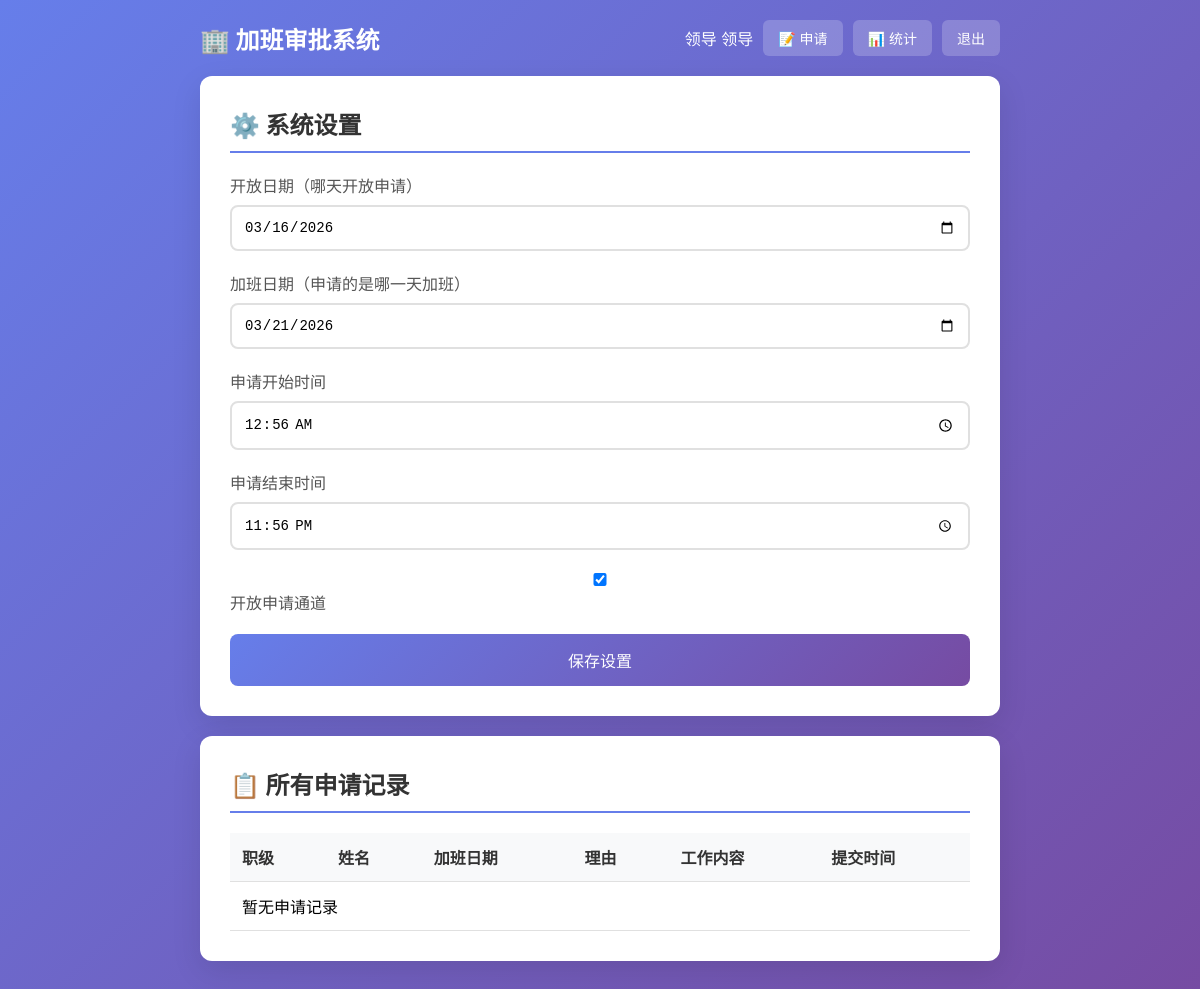
Page /admin (signed in) on the earlier database version.
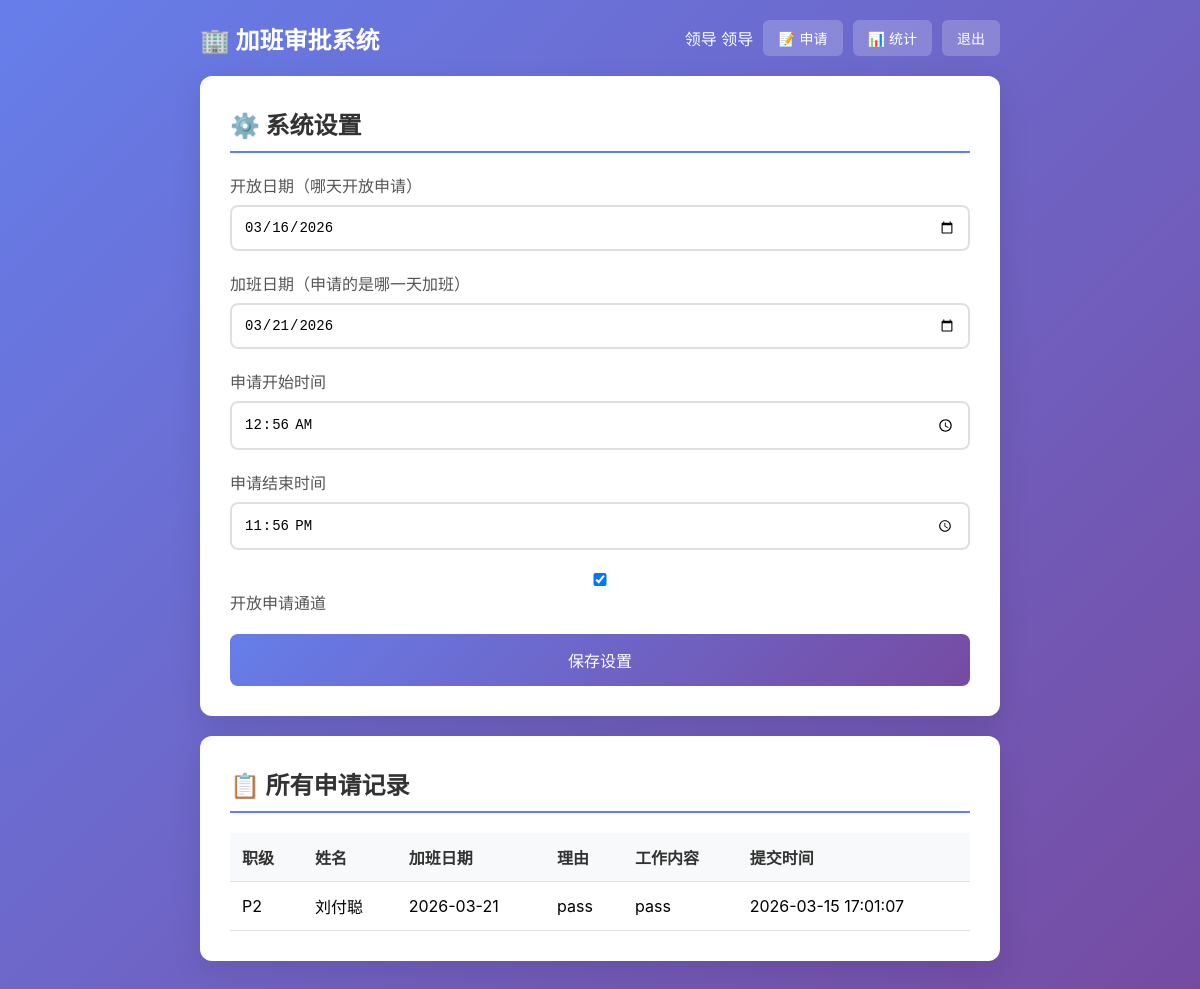
Same page on the later database version.
### tables this page shows
CREATE TABLE settings (
        id INTEGER PRIMARY KEY,
        open_date DATE,
        overtime_date DATE,
        start_time TIME,
        end_time TIME,
        is_open INTEGER DEFAULT 0
    );

CREATE TABLE applications (
        id INTEGER PRIMARY KEY AUTOINCREMENT,
        user_id INTEGER NOT NULL,
        overtime_date DATE NOT NULL,
        reason TEXT NOT NULL,
        work_content TEXT NOT NULL,
        status TEXT DEFAULT 'pending',
        created_at TIMESTAMP DEFAULT CURRENT_TIMESTAMP,
        updated_at TIMESTAMP DEFAULT CURRENT_TIMESTAMP,
        UNIQUE(user_id, overtime_date)
    );

CREATE TABLE users (
        id INTEGER PRIMARY KEY AUTOINCREMENT,
        username TEXT UNIQUE NOT NULL,
        password TEXT NOT NULL,
        name TEXT NOT NULL,
        rank TEXT NOT NULL,
        is_admin INTEGER DEFAULT 0
    );

### app.py (the view, shortened to what this page needs)
@app.route('/admin', methods=['GET', 'POST'])
def admin():
    if 'user_id' not in session or not session.get('is_admin'):
        return redirect(url_for('login'))
    conn = get_db()
    settings = conn.execute('SELECT * FROM settings WHERE id = 1').fetchone()
    applications = conn.execute('''SELECT a.*, u.name, u.rank
                                   FROM applications a
                                   JOIN users u ON a.user_id = u.id
                                   ORDER BY a.overtime_date DESC, u.rank''').fetchall()
    return render_template('admin.html', settings=settings, applications=applications)

### app.py (called while the page is built)
def get_db():
    if 'db' not in g:
        g.db = sqlite3.connect(DB_PATH)
        g.db.row_factory = sqlite3.Row
    return g.db

### templates/admin.html (shortened to what this page needs)
<!DOCTYPE html>
<html lang="zh-CN">
<head>
    <link rel="stylesheet" href="{{ url_for('static', filename='style.css') }}">
</head>
<body>
    <div class="container">
        <header>
            <h1>🏢 加班审批系统</h1>
            <div class="user-info">
                <span>领导 {{ session['name'] }}</span>
                <a href="{{ url_for('index') }}" class="btn-small">📝 申请</a>
                <a href="{{ url_for('stats') }}" class="btn-small">📊 统计</a>
                <a href="{{ url_for('logout') }}" class="btn-small">退出</a>
            </div>
        </header>
        <div class="card">
            <h2>⚙️ 系统设置</h2>
            <form method="POST">
                <div class="form-group">
                    <label>开放日期（哪天开放申请）</label>
                    <input type="date" name="open_date" value="{{ settings.open_date or '' }}">
                </div>
                <div class="form-group">
                    <label>加班日期（申请的是哪一天加班）</label>
                    <input type="date" name="overtime_date" value="{{ settings.overtime_date or '' }}" required>
                </div>
                <div class="form-group">
                    <label>申请开始时间</label>
                    <input type="time" name="start_time" value="{{ settings.start_time or '' }}">
                </div>
                <div class="form-group">
                    <label>申请结束时间</label>
                    <input type="time" name="end_time" value="{{ settings.end_time or '' }}">
                </div>
                <div class="form-group">
                    <label>
                        <input type="checkbox" name="is_open" {% if settings.is_open %}checked{% endif %}>
                        开放申请通道
                    </label>
                </div>
                <button type="submit" class="btn">保存设置</button>
            </form>
        </div>
        <div class="card">
            <h2>📋 所有申请记录</h2>
            <table>
                <thead>
                    <tr>
                        <th>职级</th>
                        <th>姓名</th>
                        <th>加班日期</th>
                        <th>理由</th>
                        <th>工作内容</th>
                        <th>提交时间</th>
                    </tr>
                </thead>
                <tbody>
                    {% for app in applications %}
                    <tr>
                        <td>{{ app.rank }}</td>
                        <td>{{ app.name }}</td>
                        <td>{{ app.overtime_date }}</td>
                        <td>{{ app.reason }}</td>
                        <td>{{ app.work_content }}</td>
                        <td>{{ app.created_at }}</td>
                    </tr>
                    {% else %}
                    <tr>
                        <td colspan="6">暂无申请记录</td>
                    </tr>
                    {% endfor %}
                </tbody>
            </table>
        </div>
    </div>
</body>
</html>

### static/style.css (style rules this page uses)
* { margin: 0; padding: 0; box-sizing: border-box; }
body { font-family: -apple-system, BlinkMacSystemFont, 'Segoe UI', 'PingFang SC', 'Hiragino Sans GB', 'Microsoft YaHei', sans-serif; background: linear-gradient(135deg, #667eea 0%, #764ba2 100%); min-height: 100vh; padding: 20px; }
.container { max-width: 800px; margin: 0 auto; }
h1 { color: white; text-align: center; margin-bottom: 30px; font-size: 2em; }
header { display: flex; justify-content: space-between; align-items: center; margin-bottom: 20px; flex-wrap: wrap; gap: 10px; }
header h1 { margin-bottom: 0; font-size: 1.5em; }
.user-info { display: flex; gap: 10px; align-items: center; color: white; }
.card { background: white; border-radius: 12px; padding: 30px; margin-bottom: 20px; box-shadow: 0 10px 30px rgba(0,0,0,0.1); }
.card h2 { color: #333; margin-bottom: 20px; padding-bottom: 10px; border-bottom: 2px solid #667eea; }
.form-group { margin-bottom: 20px; }
.form-group label { display: block; margin-bottom: 8px; color: #555; font-weight: 500; }
.form-group input, .form-group select, .form-group textarea { width: 100%; padding: 12px; border: 2px solid #e0e0e0; border-radius: 8px; font-size: 14px; transition: border-color 0.3s; }
.btn { background: linear-gradient(135deg, #667eea 0%, #764ba2 100%); color: white; border: none; padding: 14px 30px; border-radius: 8px; font-size: 16px; cursor: pointer; width: 100%; transition: transform 0.2s, box-shadow 0.2s; }
.btn-small { background: rgba(255,255,255,0.2); color: white; padding: 8px 15px; border-radius: 6px; text-decoration: none; font-size: 14px; transition: background 0.2s; }
table { width: 100%; border-collapse: collapse; margin-top: 15px; }
th, td { padding: 12px; text-align: left; border-bottom: 1px solid #e0e0e0; }
th { background: #f8f9fa; color: #333; font-weight: 600; }

Differences in the rows shown:
added applications: rank "P2", name "刘付聪", overtime_date "2026-03-21", reason "pass", work_content "pass", created_at "2026-03-15 17:01:07"
Other differences:
text no longer shown: "暂无申请记录"
